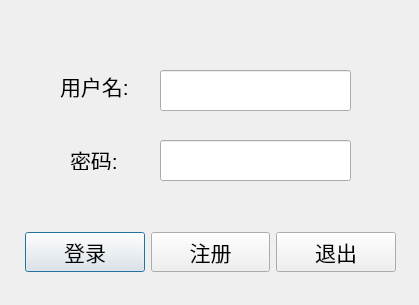
<?xml version="1.0" encoding="UTF-8"?>
<ui version="4.0">
 <class>LoginWindow</class>
 <widget class="QDialog" name="LoginWindow">
  <property name="geometry">
   <rect>
    <x>0</x>
    <y>0</y>
    <width>419</width>
    <height>305</height>
   </rect>
  </property>
  <property name="windowTitle">
   <string>登录</string>
  </property>
  <widget class="QLineEdit" name="in_username">
   <property name="geometry">
    <rect>
     <x>160</x>
     <y>70</y>
     <width>191</width>
     <height>41</height>
    </rect>
   </property>
  </widget>
  <widget class="QLineEdit" name="in_password">
   <property name="geometry">
    <rect>
     <x>160</x>
     <y>140</y>
     <width>191</width>
     <height>41</height>
    </rect>
   </property>
   <property name="echoMode">
    <enum>QLineEdit::Password</enum>
   </property>
  </widget>
  <widget class="QLabel" name="label_username">
   <property name="geometry">
    <rect>
     <x>60</x>
     <y>70</y>
     <width>81</width>
     <height>31</height>
    </rect>
   </property>
   <property name="font">
    <font>
     <pointsize>16</pointsize>
    </font>
   </property>
   <property name="text">
    <string>用户名: </string>
   </property>
  </widget>
  <widget class="QLabel" name="label_password">
   <property name="geometry">
    <rect>
     <x>70</x>
     <y>150</y>
     <width>63</width>
     <height>20</height>
    </rect>
   </property>
   <property name="font">
    <font>
     <pointsize>16</pointsize>
    </font>
   </property>
   <property name="text">
    <string>密码:</string>
   </property>
  </widget>
  <widget class="QWidget" name="horizontalLayoutWidget">
   <property name="geometry">
    <rect>
     <x>20</x>
     <y>210</y>
     <width>381</width>
     <height>80</height>
    </rect>
   </property>
   <layout class="QHBoxLayout" name="horizontalLayout">
    <property name="leftMargin">
     <number>5</number>
    </property>
    <property name="topMargin">
     <number>10</number>
    </property>
    <property name="rightMargin">
     <number>5</number>
    </property>
    <property name="bottomMargin">
     <number>5</number>
    </property>
    <item>
     <widget class="QPushButton" name="loginin_btn">
      <property name="font">
       <font>
        <pointsize>16</pointsize>
       </font>
      </property>
      <property name="text">
       <string>登录</string>
      </property>
     </widget>
    </item>
    <item>
     <widget class="QPushButton" name="regist_btn">
      <property name="font">
       <font>
        <pointsize>16</pointsize>
       </font>
      </property>
      <property name="text">
       <string>注册</string>
      </property>
     </widget>
    </item>
    <item>
     <widget class="QPushButton" name="exit_btn">
      <property name="font">
       <font>
        <pointsize>16</pointsize>
       </font>
      </property>
      <property name="text">
       <string>退出</string>
      </property>
     </widget>
    </item>
   </layout>
  </widget>
 </widget>
 <resources/>
 <connections/>
</ui>
